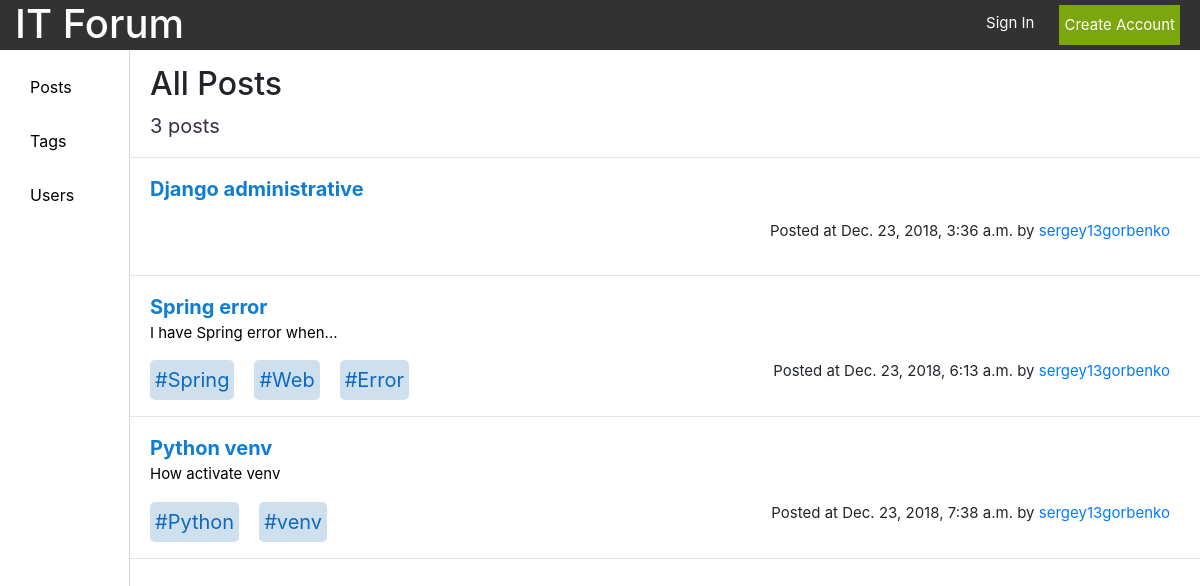
/posts/, run on the app's committed database.
### forum/models.py (models this page shows, shortened)
class Post(models.Model):
    id = models.AutoField(primary_key=True)
    theme = models.CharField(max_length=100, unique=True, error_messages={'unique': "This theme has already exist."})
    context = models.TextField(default='', blank=True, null=True)
    creator = models.ForeignKey(UserProfile, on_delete=models.CASCADE)
    create = models.DateTimeField(auto_now_add=True)
    tags = models.ManyToManyField(Tag)
    like = models.IntegerField(default=0)
    dislike = models.IntegerField(default=0)

class UserProfile(models.Model):
    user = models.OneToOneField(User, on_delete=models.CASCADE)
    about = models.CharField(max_length=255, blank=True)
    photo = models.ImageField(upload_to='gallery_photos', blank=True, null=True)
    count_posts = models.IntegerField(default=0)
    count_tags = models.IntegerField(default=0)
    def __str__(self):
        return self.user.username

class Tag(models.Model):
    id = models.AutoField(primary_key=True)
    name = models.CharField(max_length=15, unique=True)
    context = models.TextField(default='', blank=True, null=True)
    creator = models.ForeignKey(UserProfile, on_delete=models.CASCADE)
    create = models.DateTimeField(auto_now_add=True)
    count = models.IntegerField(default=0)
    def __str__(self):
        return '#' + self.name

### forum/views.py (the view)
# urls.py: path('posts/', views.posts, name='posts'),
def posts(request):
    if request.method == 'GET':
        if request.GET.get('tag'):
            all_posts = Post.objects.filter(tags__name=request.GET.get('tag'))
        else:
            all_posts = Post.objects.all()
        form = CreatePost()
        context = {'posts': all_posts, 'form': form}
        return render(request, 'post/posts.html', context=context)

### templates/post/posts.html (shortened to what this page needs)
{% load static %}
<!DOCTYPE html>
<html lang="en">
<head>
    <link rel="stylesheet" href="https://stackpath.bootstrapcdn.com/bootstrap/4.1.3/css/bootstrap.min.css"
>
    <link rel="stylesheet" href="//code.jquery.com/ui/1.12.1/themes/base/jquery-ui.css">
    <link rel="stylesheet" href="{% static 'css/jquery.tag-editor.css' %}">
    <link rel="stylesheet" href="{% static 'css/style.css' %}">
</head>
<body>
<header class="header container-fluid d-flex justify-content-between">
    <a href="/">
        <h1>IT Forum</h1>
    </a>
    {% if user.is_authenticated %}
        <div class="d-flex justify-content-end">
            <span class="username"><a href="/profile">{{ user.username }}</a></span>
            <a class="log_out" href="/logout">
                <p class="small_text">Log out</p>
            </a>
        </div>
    {% else %}
        <div class="d-flex justify-content-end">
            <a class="sign_in_text" href="/login">
                <p class="small_text">Sign In</p>
            </a>
            <button class="btn-default green_btn small_text" onclick="location.href='/registration'">Create Account
            </button>
        </div>
    {% endif %}
</header>
<section class="d-flex content">
    <div class="list">
        <ul class="left_sidebar">
            <li id="posts"><a href="/posts">Posts</a></li>
            <li id="tags"><a href="/tags">Tags</a></li>
            <li id="users"><a href="/users">Users</a></li>
        </ul>
    </div>
    <div class="page">
        {% if posts %}
            <div class="head d-flex justify-content-between">
                <h2>All Posts</h2>
            </div>
            <div class="posts_count">
                <p>{{ posts.count }} posts</p>
            </div>
            <hr>
            {% for post in posts %}
                <div class="post">
                    <p class="post_header" onclick="location.href = '/posts/{{ post.id }}/'">{{ post.theme }}</p>
                    <p class="post_text">{{ post.context }}</p>
                    <div class="d-flex justify-content-between">
                        <div class="d-flex">
                            {% for tag in post.tags.all %}
                                <div class="tag">
                                    <a class="tag_name"
                                       href="/posts?tag={{ tag.name }}"><span>{{ tag }}</span></a>
                                </div>
                            {% endfor %}
                        </div>
                        <div class="time">
                            <p>Posted at {{ post.create }} by <a class="post_username"
                                                                 href="/profile/{{ post.creator }}"><span>{{ post.creator }}</span></a>
                            </p>
                        </div>
                    </div>
                </div>
                <hr/>
            {% endfor %}
        {% endif %}
    </div>
</section>
</body>
</html>

### static/css/style.css (style rules this page uses)
* { padding: 0; margin: 0; }
.header { position: fixed; width: 100%; height: 50px; background: #323232; }
.header > a, .header > a:focus, .header > a:hover { text-decoration: none; color: white; }
.header > a > h1, .header > a > h1:focus, .header > a > h1:hover { color: white; }
.green_btn { background-color: #7BA60D; margin: 5px; border: none; padding: 5px; color: white; cursor: pointer; }
.small_text { font-size: 15px; }
.sign_in_text, .sign_in_text:focus, .sign_in_text:hover { color: white; margin-top: 12px; text-decoration: none; margin-right: 20px; }
.left_sidebar { list-style: none; }
.left_sidebar > li { margin-top: 20px; padding: 5px 50px 5px 30px; }
.left_sidebar > li > a, .left_sidebar > li > a:focus, .left_sidebar > li > a:hover { color: black; text-decoration: none; cursor: pointer; }
.content { padding-top: 50px; }
.list { border-right: 1px solid #D6D9DC; display: inline-block; width: 130px; height: 100%; position: fixed; top: 50px; left: 0; background-color: white; overflow-x: hidden; }
.page { overflow-y: hidden; margin-left: 130px; width: available; width: -moz-available; width: -webkit-fill-available; }
.head { margin-top: 15px; }
.head > h2 { margin-left: 20px; margin-right: 10px; }
.posts_count { font-size: 20px; color: #382D3D; margin-left: 20px; margin-right: 10px; }
.post { padding: 0 20px; }
.post_header { color: #0F7DD2; font-size: 20px; font-weight: bold; margin-bottom: 0; cursor: pointer; }
.post_text { color: black; font-size: 15px; }
.tag { background-color: #CEE0ED; padding: 5px; border-radius: 5px; margin-right: 20px; }
.tag_name { color: #0F68BF; font-size: 20px; }
.time > p { font-size: 15px; margin-right: 10px; }
.post_username { font-size: 15px; cursor: pointer; }

### data on the page
Post: theme "Django administrative", create "Dec. 23, 2018, 3:36 a.m.", creator "sergey13gorbenko"
Post: theme "Spring error", context "I have Spring error when...", create "Dec. 23, 2018, 6:13 a.m.", creator "sergey13gorbenko"
Tag: name "#Spring"
Tag: name "#Web"
Tag: name "#Error"
Post: theme "Python venv", context "How activate venv", create "Dec. 23, 2018, 7:38 a.m.", creator "sergey13gorbenko"
Tag: name "#Python"
Tag: name "#venv"

### other printed values
{{ posts.count }} "3"
